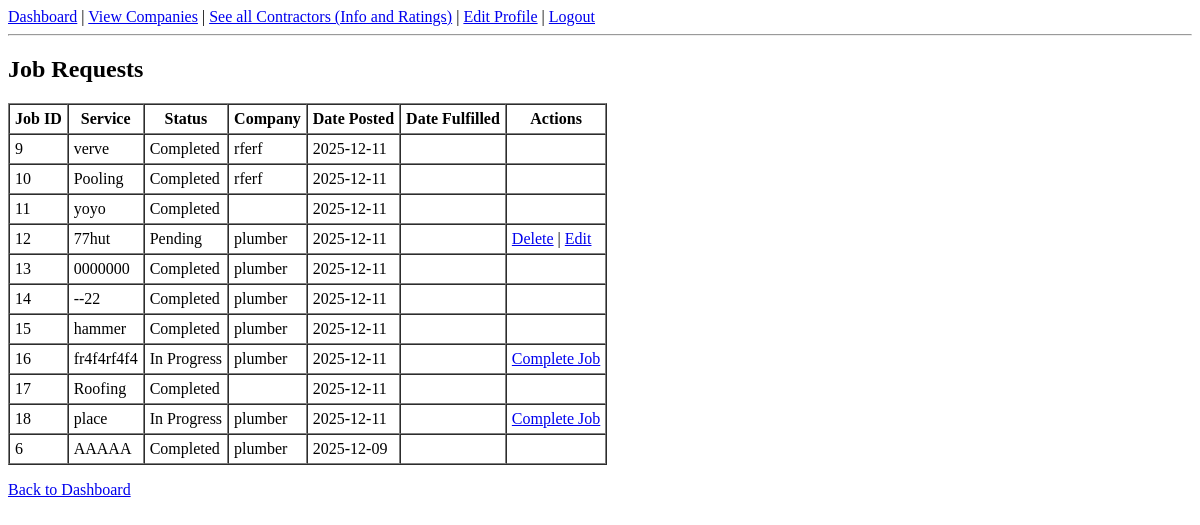
The app's page /jobrequests (signed in), older data.
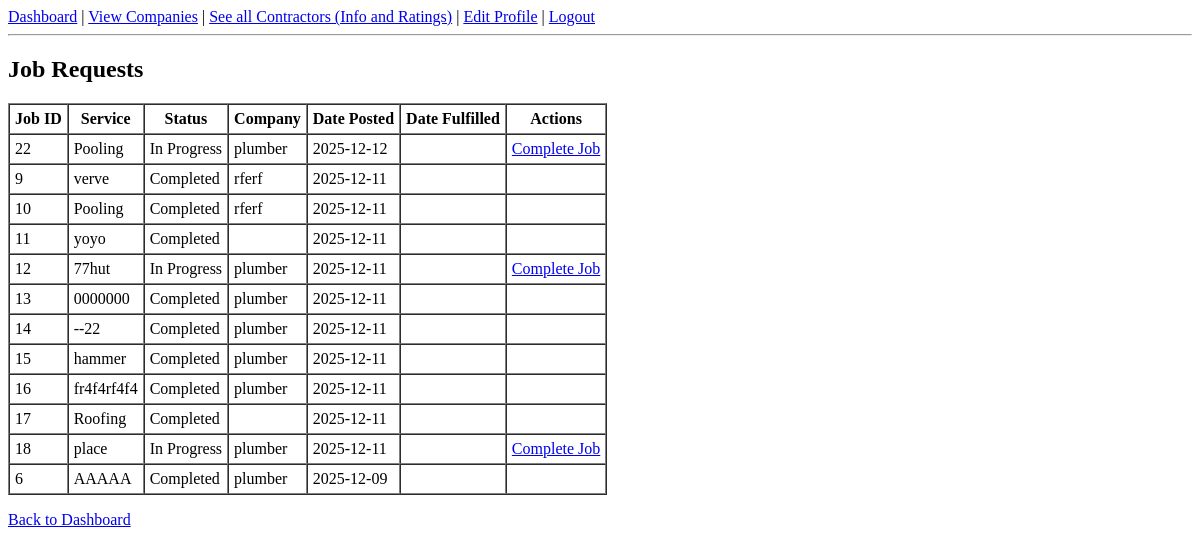
The same page, newer data.
### tables this page shows
CREATE TABLE Job_Request (
        jobID INTEGER PRIMARY KEY AUTOINCREMENT,
        clientID INTEGER NOT NULL,
        contractorID INTEGER,
        companyID INTEGER,
        service TEXT,
        status TEXT CHECK(status IN ('Pending', 'In Progress', 'Completed', 'Cancelled')) DEFAULT 'Pending',
        date_posted DATE NOT NULL,
        date_fulfilled DATE, client_approval TEXT CHECK(client_approval IN ('Pending','Approved','Denied')) DEFAULT 'Pending',
        FOREIGN KEY(clientID) REFERENCES Client(clientID),
        FOREIGN KEY(contractorID) REFERENCES Contractor(contractorID),
        FOREIGN KEY(companyID) REFERENCES Company(companyID)
    );

CREATE TABLE Company (
            companyID INTEGER PRIMARY KEY AUTOINCREMENT,
            name TEXT NOT NULL,
            serviceType TEXT,
            location TEXT
        );

### app.py (the view)
@app.route("/jobrequests")
def view_jobrequests():
    if "user_id" not in session:
        return redirect("/login")
    if session.get("role") != "client":
        return "Only clients can view their job requests", 403
    conn = get_db()
    cur = conn.cursor()
    cur.execute("SELECT clientID FROM Client WHERE userID=?", (session["user_id"],))
    client_row = cur.fetchone()
    if not client_row:
        return "Client profile not found", 400
    client_id = client_row["clientID"]
    cur.execute("""
        SELECT jr.*, c.name AS companyName
        FROM Job_Request jr
        LEFT JOIN Company c ON jr.companyID = c.companyID
        WHERE jr.clientID=?
        ORDER BY jr.date_posted DESC
    """, (client_id,))
    jobrequests = cur.fetchall()
    conn.close()
    return render_template("view_jobrequests.html", jobrequests=jobrequests, role="client")

### app.py (called while the page is built)
def get_db():
    conn = sqlite3.connect(DB_FILE)
    conn.row_factory = sqlite3.Row
    return conn

### templates/view_jobrequests.html
{% extends "base.html" %}
{% block content %}
<h2>Job Requests</h2>
<table border="1" cellpadding="5" cellspacing="0">
<tr>
    <th>Job ID</th>
    <th>Service</th>
    <th>Status</th>
    <th>Company</th>
    <th>Date Posted</th>
    <th>Date Fulfilled</th>
    {% if role == "client" %}<th>Actions</th>{% endif %}
</tr>
{% for j in jobrequests %}
<tr>
    <td>{{ j.jobID }}</td>
    <td>{{ j.service }}</td>
    <td>{{ j.status }}</td>
    <td>{{ j.companyName or '' }}</td>
    <td>{{ j.date_posted }}</td>
    <td>{{ j.date_fulfilled or '' }}</td>
    {% if role == "client" %}
    <td>
        {% if j.status == "Pending" %}
            <a href="{{ url_for('delete_jobrequest', job_id=j.jobID) }}">Delete</a> |
            <a href="{{ url_for('edit_jobrequest', job_id=j.jobID) }}">Edit</a>
        {% elif j.status == "In Progress" %}
            <a href="{{ url_for('complete_job', job_id=j.jobID) }}">Complete Job</a>
        {% endif %}
    </td>
    {% endif %}
</tr>
{% endfor %}
</table>
<p><a href="{{ url_for('client_dashboard') }}">Back to Dashboard</a></p>
{% endblock %}

Row changes from the older to the newer data that the page shows:
added Job_Request: jobID "22", service "Pooling", status "In Progress", name "plumber", date_posted "2025-12-12"
changed Job_Request "77hut": status "Pending" → "In Progress"; status "Delete | Edit" → "Complete Job"
changed Job_Request "fr4f4rf4f4": status "In Progress" → "Completed"; no longer shows "Complete Job"
